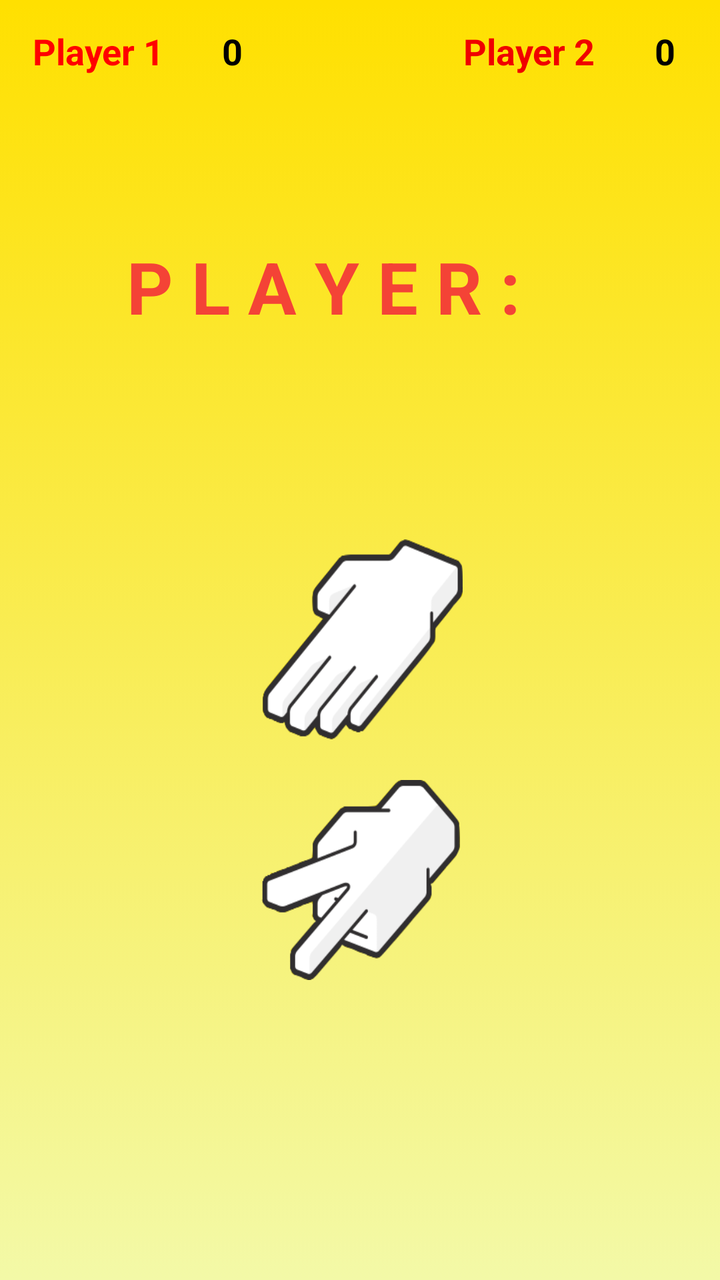
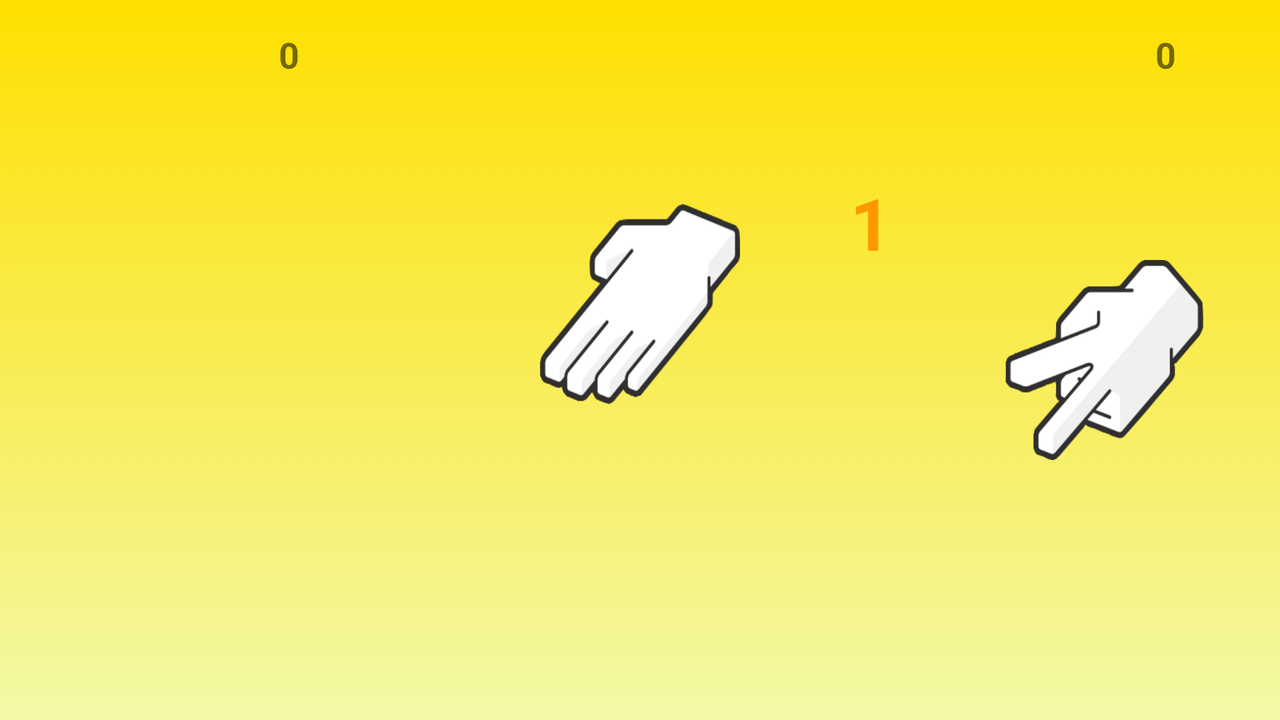

First picture: res/layout/ on a phone held upright. Second picture: the repository's own variant of that layout, on a device whose configuration matches the variant's folder. Source for both follows.
<!-- AndroidManifest.xml: application theme AppTheme -->
<!-- res/layout/activity_options.xml -->
<?xml version="1.0" encoding="utf-8"?>
<androidx.constraintlayout.widget.ConstraintLayout xmlns:android="http://schemas.android.com/apk/res/android"
    xmlns:app="http://schemas.android.com/apk/res-auto"
    xmlns:tools="http://schemas.android.com/tools"
    android:id="@+id/layout_options"
    android:layout_width="match_parent"
    android:layout_height="match_parent"
    android:background="@drawable/background"
    tools:context=".Options">

    <Button
        android:id="@+id/rock"
        android:layout_width="100dp"
        android:layout_height="100dp"
        android:layout_marginStart="150dp"
        android:layout_marginTop="280dp"
        android:layout_marginEnd="150dp"
        android:layout_marginBottom="140dp"
        android:background="@drawable/rock"
        app:layout_constraintBottom_toTopOf="@+id/paper"
        app:layout_constraintEnd_toEndOf="parent"
        app:layout_constraintHorizontal_bias="0.545"
        app:layout_constraintStart_toStartOf="parent"
        app:layout_constraintTop_toTopOf="parent"
        app:layout_constraintVertical_bias="0.481" />

    <Button
        android:id="@+id/paper"
        android:layout_width="100dp"
        android:layout_height="100dp"
        android:layout_marginStart="150dp"
        android:layout_marginTop="40dp"
        android:layout_marginEnd="150dp"
        android:layout_marginBottom="37dp"
        android:background="@drawable/paper"
        app:layout_constraintBottom_toBottomOf="parent"
        app:layout_constraintEnd_toEndOf="parent"
        app:layout_constraintHorizontal_bias="0.472"
        app:layout_constraintStart_toStartOf="parent"
        app:layout_constraintTop_toTopOf="parent"
        app:layout_constraintVertical_bias="0.496" />

    <Button
        android:id="@+id/scissor"
        android:layout_width="100dp"
        android:layout_height="100dp"
        android:layout_marginStart="150dp"
        android:layout_marginTop="60dp"
        android:layout_marginEnd="150dp"
        android:layout_marginBottom="190dp"
        android:background="@drawable/scissor"
        app:layout_constraintBottom_toBottomOf="parent"
        app:layout_constraintEnd_toEndOf="parent"
        app:layout_constraintStart_toStartOf="parent"
        app:layout_constraintTop_toBottomOf="@+id/paper" />

    <Button
        android:id="@+id/new_game"
        android:layout_width="wrap_content"
        android:layout_height="wrap_content"
        android:layout_marginStart="16dp"
        android:layout_marginTop="500dp"
        android:background="#FC7331"
        android:text=" N E W  G A M E "
        android:textSize="26sp"
        android:textStyle="bold"
        android:visibility="gone"
        android:textColor="@android:color/black"
        app:layout_constraintBottom_toTopOf="parent"
        app:layout_constraintEnd_toEndOf="parent"
        app:layout_constraintHorizontal_bias="0.448"
        app:layout_constraintStart_toStartOf="parent"
        app:layout_constraintTop_toBottomOf="parent"
        app:layout_constraintVertical_bias="0.498"
        tools:visibility="visible" />

    <ImageView
        android:id="@+id/imageView"
        android:layout_width="100dp"
        android:layout_height="101dp"
        android:layout_marginTop="200dp"
        android:layout_marginBottom="1dp"
        android:visibility="invisible"
        app:layout_constraintBottom_toTopOf="@id/imageView2"
        app:layout_constraintEnd_toEndOf="parent"
        app:layout_constraintStart_toStartOf="parent"
        app:layout_constraintTop_toTopOf="parent"
        app:srcCompat="@drawable/rock"
        tools:visibility="visible" />

    <ImageView
        android:id="@+id/imageView2"
        android:layout_width="99dp"
        android:layout_height="101dp"
        android:layout_marginStart="250dp"
        android:layout_marginTop="21dp"
        android:layout_marginBottom="180dp"
        android:visibility="invisible"
        app:layout_constraintBottom_toBottomOf="parent"
        app:layout_constraintEnd_toStartOf="@+id/scissor"
        app:layout_constraintStart_toStartOf="parent"
        app:layout_constraintTop_toBottomOf="@+id/textView6"
        app:srcCompat="@drawable/rock"
        tools:visibility="visible" />

    <TextView
        android:id="@+id/textView"
        android:layout_width="wrap_content"
        android:layout_height="wrap_content"
        android:layout_marginStart="80dp"
        android:layout_marginEnd="20dp"
        android:fontFamily="sans-serif"
        android:text="P L A Y E R :"
        android:textAlignment="center"
        android:textColor="#F44336"
        android:textSize="36sp"
        android:textStyle="bold"
        app:layout_constraintBaseline_toBaselineOf="@+id/player"
        app:layout_constraintEnd_toStartOf="@+id/player"
        app:layout_constraintStart_toStartOf="parent" />

    <TextView
        android:id="@+id/player"
        android:layout_width="wrap_content"
        android:layout_height="wrap_content"
        android:layout_marginTop="119dp"
        android:layout_marginEnd="76dp"
        android:layout_marginBottom="563dp"
        android:text="1"
        android:textColor="#FF9800"
        android:textSize="36sp"
        android:textStyle="bold"
        android:visibility="invisible"
        app:layout_constraintBottom_toBottomOf="parent"
        app:layout_constraintEnd_toEndOf="parent"
        app:layout_constraintStart_toEndOf="@+id/textView"
        app:layout_constraintTop_toTopOf="parent"
        app:layout_constraintVertical_bias="0.0"
        tools:visibility="invisible" />

    <TextView
        android:id="@+id/player_1"
        android:layout_width="wrap_content"
        android:layout_height="wrap_content"
        android:layout_marginStart="16dp"
        android:layout_marginEnd="14dp"
        android:text="Player 1"
        android:textColor="#FF0000"
        android:textSize="18sp"
        android:textStyle="bold"
        app:layout_constraintBaseline_toBaselineOf="@+id/player1_score"
        app:layout_constraintEnd_toStartOf="@+id/player1_score"
        app:layout_constraintStart_toStartOf="parent" />

    <TextView
        android:id="@+id/player1_score"
        android:layout_width="wrap_content"
        android:layout_height="wrap_content"
        android:layout_marginStart="14dp"
        android:layout_marginTop="16dp"
        android:layout_marginBottom="84dp"
        android:text="0"
        android:textSize="18sp"
        android:textStyle="bold"
        android:textColor="@android:color/black"
        app:layout_constraintBottom_toTopOf="@+id/textView"
        app:layout_constraintEnd_toStartOf="@+id/player_2"
        app:layout_constraintStart_toEndOf="@+id/player_1"
        app:layout_constraintTop_toTopOf="parent" />

    <TextView
        android:id="@+id/player2_score"
        android:layout_width="wrap_content"
        android:layout_height="wrap_content"
        android:layout_marginEnd="22dp"
        android:text="0"
        android:textSize="18sp"
        android:textStyle="bold"
        android:textColor="@android:color/black"
        app:layout_constraintBaseline_toBaselineOf="@+id/player1_score"
        app:layout_constraintEnd_toEndOf="parent"
        app:layout_constraintStart_toEndOf="@+id/player_2" />

    <TextView
        android:id="@+id/player_2"
        android:layout_width="wrap_content"
        android:layout_height="wrap_content"
        android:layout_marginStart="110dp"
        android:layout_marginEnd="29dp"
        android:text="Player 2"
        android:textColor="#F00000"
        android:textSize="18sp"
        android:textStyle="bold"
        app:layout_constraintBaseline_toBaselineOf="@+id/player2_score"
        app:layout_constraintEnd_toStartOf="@+id/player2_score"
        app:layout_constraintStart_toEndOf="@+id/player1_score" />

    <TextView
        android:id="@+id/winner"
        android:layout_width="wrap_content"
        android:layout_height="wrap_content"
        android:layout_marginTop="300dp"
        android:layout_marginBottom="330dp"
        android:textAlignment="center"
        android:textColor="#F44336"
        android:textSize="50sp"
        android:textStyle="bold"
        android:visibility="gone"
        app:layout_constraintBottom_toBottomOf="parent"
        app:layout_constraintEnd_toEndOf="parent"
        app:layout_constraintHorizontal_bias="0.498"
        app:layout_constraintStart_toStartOf="parent"
        app:layout_constraintTop_toTopOf="parent"
        app:layout_constraintVertical_bias="0.0"
        tools:visibility="visible" />

    <TextView
        android:id="@+id/textView2"
        android:layout_width="wrap_content"
        android:layout_height="wrap_content"
        android:layout_marginTop="240dp"
        android:layout_marginBottom="520dp"
        android:text="TextView"
        android:textColor="#C53F1D"
        android:textSize="36sp"
        android:textStyle="bold"
        android:visibility="invisible"
        app:layout_constraintBottom_toBottomOf="parent"
        app:layout_constraintEnd_toEndOf="parent"
        app:layout_constraintHorizontal_bias="0.498"
        app:layout_constraintStart_toStartOf="parent"
        app:layout_constraintTop_toTopOf="parent"
        tools:visibility="visible" />

    <TextView
        android:id="@+id/textView6"
        android:layout_width="wrap_content"
        android:layout_height="wrap_content"
        android:text="TextView"
        android:textColor="#C53F1D"
        android:textSize="36sp"
        android:textStyle="bold"
        android:visibility="invisible"
        app:layout_constraintBottom_toBottomOf="parent"
        app:layout_constraintEnd_toEndOf="parent"
        app:layout_constraintHorizontal_bias="0.498"
        app:layout_constraintStart_toStartOf="parent"
        app:layout_constraintTop_toTopOf="parent"
        app:layout_constraintVertical_bias="0.579"
        tools:visibility="visible" />

    <ImageView
        android:id="@+id/imageView3"
        android:layout_width="101dp"
        android:layout_height="101dp"
        android:layout_marginStart="50dp"
        android:layout_marginTop="1dp"
        android:layout_marginEnd="53dp"
        android:layout_marginBottom="100dp"
        android:visibility="gone"
        app:layout_constraintBottom_toBottomOf="parent"
        app:layout_constraintEnd_toEndOf="parent"
        app:layout_constraintStart_toStartOf="parent"
        app:layout_constraintTop_toTopOf="parent"
        app:srcCompat="@drawable/rock"
        tools:visibility="visible" />

</androidx.constraintlayout.widget.ConstraintLayout>
<!-- resources referenced by this layout -->
<resources>
  <!-- drawable background (drawable) -->
  <?xml version="1.0" encoding="utf-8"?>
  <selector xmlns:android="http://schemas.android.com/apk/res/android">
      <item>
          <shape>
              <gradient
                  android:angle="90"
                  android:startColor="#F3F9A7"
                  android:endColor="#FFE000"
                  android:type="linear" />
          </shape>
      </item>
  
  </selector>
  <!-- drawable paper: png bitmap (drawable, 8866 bytes) -->
  <!-- drawable rock: png bitmap (drawable, 7382 bytes) -->
  <!-- drawable scissor: png bitmap (drawable, 8957 bytes) -->
  <style name="AppTheme" parent="Theme.AppCompat.Light.NoActionBar">
          
          <item name="colorPrimary">@color/colorPrimary</item>
          <item name="colorPrimaryDark">@color/colorPrimaryDark</item>
          <item name="colorAccent">@color/colorAccent</item>
      </style>
</resources>
<!-- res/layout-land/activity_options.xml (the author's variant of the layout above) -->
<!-- drawn on the phone turned sideways -->
<?xml version="1.0" encoding="utf-8"?>
<androidx.constraintlayout.widget.ConstraintLayout xmlns:android="http://schemas.android.com/apk/res/android"
    xmlns:app="http://schemas.android.com/apk/res-auto"
    xmlns:tools="http://schemas.android.com/tools"
    android:layout_width="match_parent"
    android:layout_height="match_parent"
    android:background="@drawable/background"
    tools:context=".Options">

    <Button
        android:id="@+id/rock"
        android:layout_width="100dp"
        android:layout_height="100dp"
        android:layout_marginStart="70dp"
        android:layout_marginTop="190dp"
        android:layout_marginEnd="164dp"
        android:layout_marginBottom="172dp"
        android:background="@drawable/rock"
        app:layout_constraintBottom_toBottomOf="parent"
        app:layout_constraintEnd_toStartOf="@+id/paper"
        app:layout_constraintStart_toStartOf="parent"
        app:layout_constraintTop_toTopOf="parent" />

    <Button
        android:id="@+id/paper"
        android:layout_width="100dp"
        android:layout_height="100dp"
        android:layout_marginTop="77dp"
        android:layout_marginBottom="172dp"
        android:background="@drawable/paper"
        app:layout_constraintBottom_toBottomOf="parent"
        app:layout_constraintEnd_toEndOf="parent"
        app:layout_constraintStart_toStartOf="parent"
        app:layout_constraintTop_toBottomOf="@+id/textView" />

    <Button
        android:id="@+id/scissor"
        android:layout_width="100dp"
        android:layout_height="100dp"
        android:layout_marginStart="163dp"
        android:layout_marginEnd="70dp"
        android:background="@drawable/scissor"
        app:layout_constraintBottom_toBottomOf="parent"
        app:layout_constraintEnd_toEndOf="parent"
        app:layout_constraintStart_toEndOf="@+id/paper"
        app:layout_constraintTop_toTopOf="parent" />

    <Button
        android:id="@+id/new_game"
        android:layout_width="wrap_content"
        android:layout_height="wrap_content"
        android:layout_marginStart="307dp"
        android:layout_marginTop="340dp"
        android:layout_marginEnd="307dp"
        android:layout_marginBottom="54dp"
        android:text="N E W  G A M E"
        android:textStyle="bold"
        android:visibility="gone"
        app:layout_constraintBottom_toBottomOf="parent"
        app:layout_constraintEnd_toEndOf="parent"
        app:layout_constraintStart_toStartOf="parent"
        app:layout_constraintTop_toTopOf="parent"
        tools:visibility="visible" />

    <TextView
        android:id="@+id/textView"
        android:layout_width="wrap_content"
        android:layout_height="wrap_content"
        android:layout_marginStart="248dp"
        android:layout_marginTop="66dp"
        android:layout_marginEnd="25dp"
        android:layout_marginBottom="300dp"
        android:fontFamily="sans-serif"
        android:text="P L A Y E R :"
        android:textColor="#FF0000"
        android:textSize="36sp"
        android:textStyle="bold"
        app:layout_constraintBottom_toBottomOf="parent"
        app:layout_constraintEnd_toStartOf="@+id/player"
        app:layout_constraintStart_toStartOf="parent"
        app:layout_constraintTop_toTopOf="parent" />

    <TextView
        android:id="@+id/player"
        android:layout_width="wrap_content"
        android:layout_height="wrap_content"
        android:layout_marginEnd="239dp"
        android:text="1"
        android:textColor="#FF9800"
        android:textSize="36sp"
        android:textStyle="bold"
        app:layout_constraintBaseline_toBaselineOf="@+id/textView"
        app:layout_constraintEnd_toEndOf="parent"
        app:layout_constraintStart_toEndOf="@+id/textView" />

    <TextView
        android:id="@+id/player_1"
        android:layout_width="wrap_content"
        android:layout_height="wrap_content"
        android:layout_marginStart="89dp"
        android:layout_marginTop="16dp"
        android:layout_marginEnd="28dp"
        android:layout_marginBottom="370dp"
        android:text="Player 1"
        android:textColor="#FF0000"
        android:textSize="18sp"
        android:textStyle="bold"
        app:layout_constraintBottom_toBottomOf="parent"
        app:layout_constraintEnd_toStartOf="@+id/player1_score"
        app:layout_constraintStart_toStartOf="parent"
        app:layout_constraintTop_toTopOf="parent" />

    <TextView
        android:id="@+id/player1_score"
        android:layout_width="wrap_content"
        android:layout_height="wrap_content"
        android:text="0"
        android:textSize="18sp"
        android:textStyle="bold"
        app:layout_constraintBaseline_toBaselineOf="@+id/player_1"
        app:layout_constraintEnd_toStartOf="@+id/player_2"
        app:layout_constraintStart_toEndOf="@+id/player_1" />

    <TextView
        android:id="@+id/player2_score"
        android:layout_width="wrap_content"
        android:layout_height="wrap_content"
        android:layout_marginEnd="96dp"
        android:text="0"
        android:textSize="18sp"
        android:textStyle="bold"
        app:layout_constraintBaseline_toBaselineOf="@+id/player_2"
        app:layout_constraintEnd_toEndOf="parent"
        app:layout_constraintStart_toEndOf="@+id/player_2" />

    <TextView
        android:id="@+id/player_2"
        android:layout_width="wrap_content"
        android:layout_height="wrap_content"
        android:layout_marginStart="335dp"
        android:layout_marginTop="16dp"
        android:layout_marginEnd="27dp"
        android:layout_marginBottom="370dp"
        android:text="Player 2"
        android:textColor="#F00000"
        android:textSize="18sp"
        android:textStyle="bold"
        app:layout_constraintBottom_toBottomOf="parent"
        app:layout_constraintEnd_toStartOf="@+id/player2_score"
        app:layout_constraintStart_toEndOf="@+id/player1_score"
        app:layout_constraintTop_toTopOf="parent" />

    <TextView
        android:id="@+id/winner"
        android:layout_width="wrap_content"
        android:layout_height="wrap_content"
        android:textAlignment="center"
        android:textColor="#F44336"
        android:textSize="50sp"
        android:textStyle="bold"
        android:visibility="gone"
        app:layout_constraintBottom_toBottomOf="parent"
        app:layout_constraintEnd_toEndOf="parent"
        app:layout_constraintStart_toStartOf="parent"
        app:layout_constraintTop_toTopOf="parent"
        tools:visibility="visible" />

</androidx.constraintlayout.widget.ConstraintLayout>
